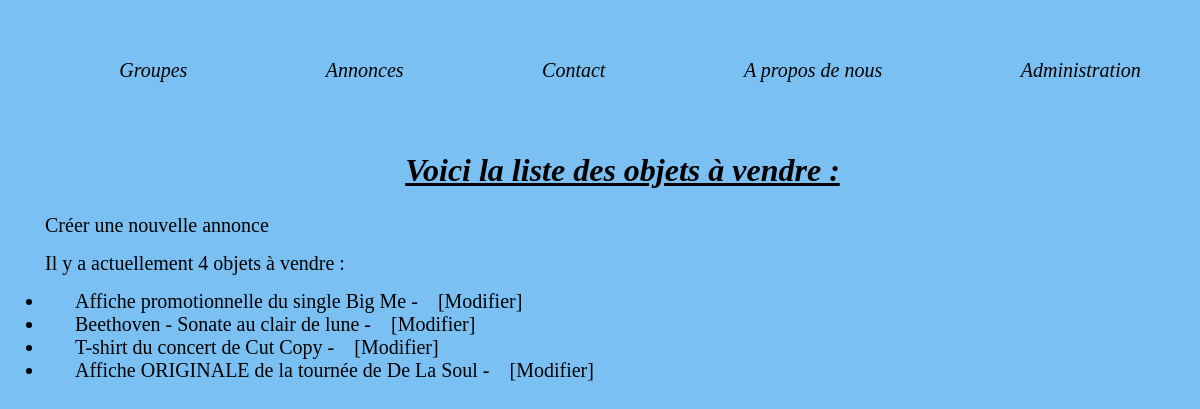
The app's page /annonces, older data.
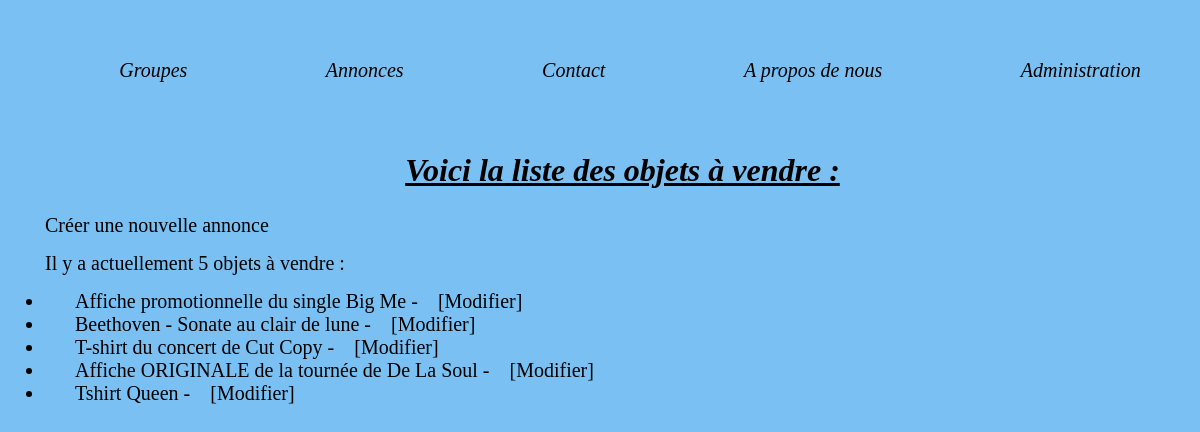
The same page, newer data.
### listings/models.py (models this page shows)
class Title(models.Model):
    class Type(models.TextChoices):
        DISQUE = 'Disque'
        VETEMENT = 'Vêtement'
        POSTERS = 'POSTERS'
        DIVERS = 'DIVERS'
    name_title = models.fields.CharField(max_length=300)
    description = models.fields.CharField(max_length=1000)
    sold = models.fields.BooleanField(default=False)
    year = models.fields.IntegerField(
        validators=[MinValueValidator(1900), MaxValueValidator(2022)]
    )
    type = models.fields.CharField(choices=Type.choices, max_length=15)
    band = models.ForeignKey(Band, null=True, on_delete=models.SET_NULL)

### listings/views.py (the view)
# urls.py: path('annonces', views.listings_list, name='listings-list'),
def listings_list(request):
    titles = Title.objects.all()
    return render(request, 'listings/listings_list.html',
                  {'titles': titles})

### listings/templates/listings/listings_list.html
{% extends 'listings/base.html' %}
{% block content %}
<h1>Voici la liste des objets à vendre :</h1>
<a href="{% url 'listings-create' %}">Créer une nouvelle annonce</a>
<p class="link"> Il y a actuellement {{titles|length}} objets à vendre : </p>
<ul>
    {% for title in titles %}
    <li>
        <a href="/title/{{ title.id }}/">{{title.name_title}}</a> -
        <a href="{% url 'listings-change' title.id %}">[Modifier]</a>
    </li>
    {% endfor %}
</ul>
{% endblock %}

Row changes from the older to the newer data that the page shows:
added Title: name_title "Tshirt Queen"
Text that changed along with them:
{{ titles|length }}: "4" → "5"
